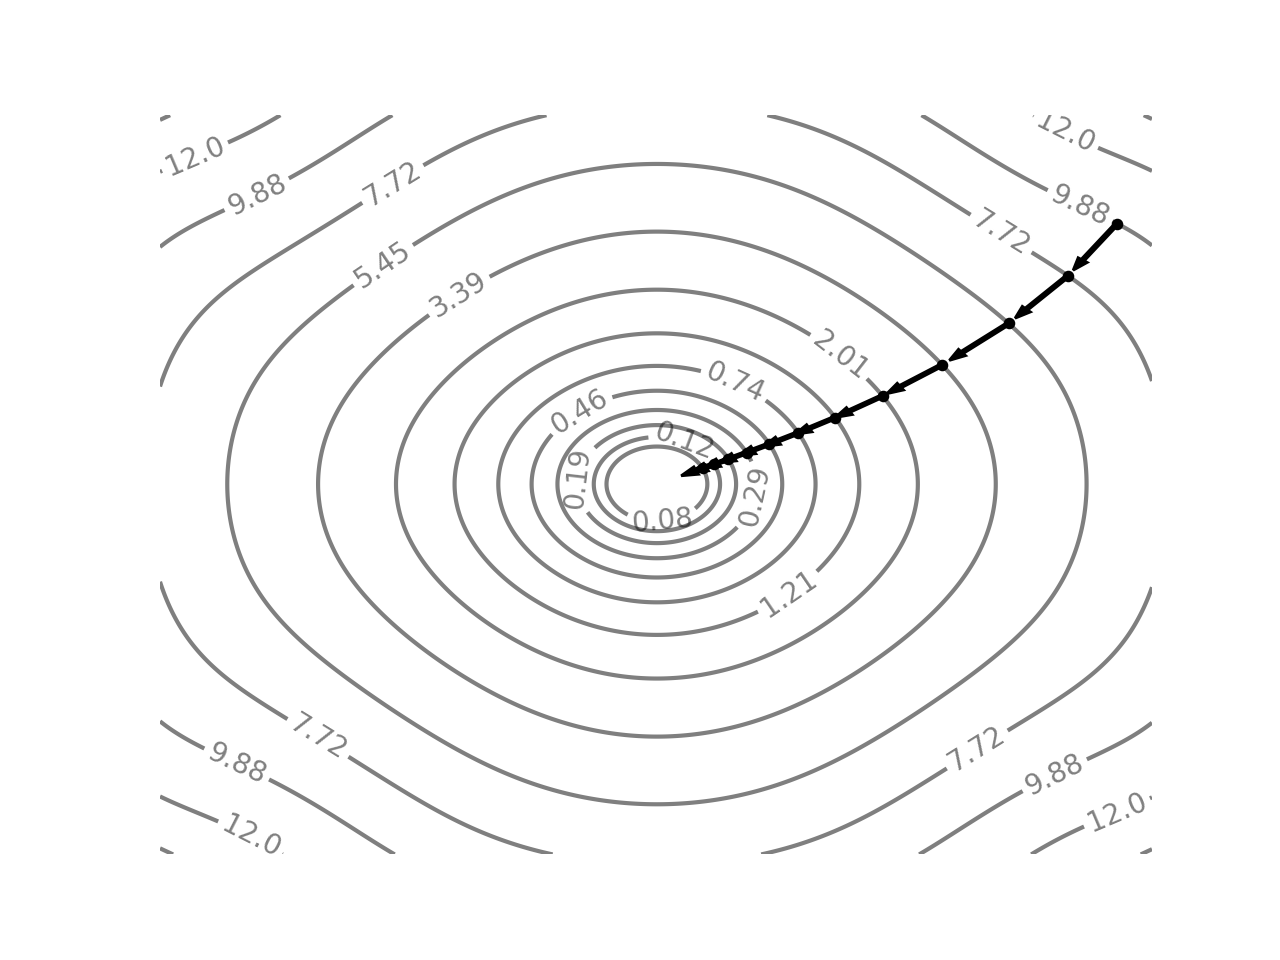

Source code (Python):
import numpy as np
import matplotlib.pyplot as plt

x = np.arange(-2.7, 2.7, 0.01)
y = np.arange(-2.7, 2.7, 0.01)

X, Y = np.meshgrid(x, y)

Z = (np.sin(X**2 / 2) * np.sin(Y**2 / 3) + X**2 + Y**2)
ax = plt.gca()
ax.set_axis_off()

curx = 2.5
cury = 1.9
Delta = 0.1

levels = []

for _ in range(12):
    gradx = curx * np.cos(curx**2 / 2) * np.sin(cury**2 / 3) + 2 * curx
    grady = 2 * cury / 3 * np.sin(curx**2 / 2) * np.cos(cury**2 / 3) + 2 * cury
    curlevel = np.sin(curx**2 / 2) * np.sin(cury**2 / 3) + curx**2 + cury**2
    plt.scatter(curx, cury, color='black', s=10)
    plt.arrow(curx, cury, -0.7 * gradx * Delta,
              -0.7 * grady * Delta, width=0.02, color='black')
    curx += -gradx * Delta
    cury += -grady * Delta
    levels.append(curlevel)

levels.extend([12, 14, 16])
levels = sorted(levels)

contour = ax.contour(X, Y, Z, colors='black',
                     linestyles='solid', levels=levels, alpha=0.5)

fmt = {level: level.round(2) for level in contour.levels}
ax.clabel(contour, contour.levels, inline=True, fmt=fmt)


plt.savefig('grad_descent.pdf', format='pdf')
plt.savefig('grad_descent.png', format='png')
